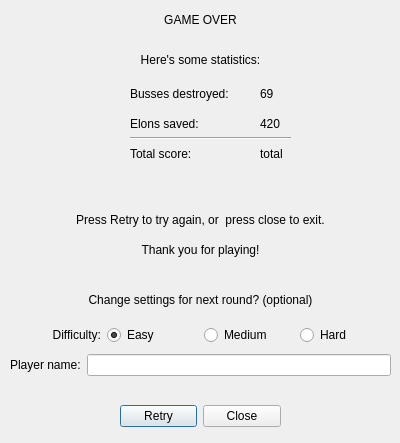
<?xml version="1.0" encoding="UTF-8"?>
<ui version="4.0">
 <class>endDialog</class>
 <widget class="QDialog" name="endDialog">
  <property name="geometry">
   <rect>
    <x>0</x>
    <y>0</y>
    <width>400</width>
    <height>443</height>
   </rect>
  </property>
  <property name="windowTitle">
   <string>NysseMeni</string>
  </property>
  <widget class="QDialogButtonBox" name="buttonBox">
   <property name="geometry">
    <rect>
     <x>120</x>
     <y>400</y>
     <width>161</width>
     <height>32</height>
    </rect>
   </property>
   <property name="orientation">
    <enum>Qt::Horizontal</enum>
   </property>
   <property name="standardButtons">
    <set>QDialogButtonBox::Close|QDialogButtonBox::Retry</set>
   </property>
  </widget>
  <widget class="QLabel" name="label_2">
   <property name="geometry">
    <rect>
     <x>0</x>
     <y>290</y>
     <width>401</width>
     <height>20</height>
    </rect>
   </property>
   <property name="layoutDirection">
    <enum>Qt::LeftToRight</enum>
   </property>
   <property name="text">
    <string>Change settings for next round? (optional)</string>
   </property>
   <property name="alignment">
    <set>Qt::AlignCenter</set>
   </property>
  </widget>
  <widget class="QLabel" name="label_3">
   <property name="geometry">
    <rect>
     <x>0</x>
     <y>10</y>
     <width>401</width>
     <height>20</height>
    </rect>
   </property>
   <property name="text">
    <string>GAME OVER</string>
   </property>
   <property name="alignment">
    <set>Qt::AlignCenter</set>
   </property>
  </widget>
  <widget class="QLabel" name="label_4">
   <property name="geometry">
    <rect>
     <x>0</x>
     <y>44</y>
     <width>401</width>
     <height>31</height>
    </rect>
   </property>
   <property name="text">
    <string>Here's some statistics:</string>
   </property>
   <property name="alignment">
    <set>Qt::AlignCenter</set>
   </property>
  </widget>
  <widget class="QLabel" name="label_5">
   <property name="geometry">
    <rect>
     <x>130</x>
     <y>84</y>
     <width>121</width>
     <height>20</height>
    </rect>
   </property>
   <property name="text">
    <string>Busses destroyed:</string>
   </property>
  </widget>
  <widget class="QLabel" name="label_6">
   <property name="geometry">
    <rect>
     <x>130</x>
     <y>114</y>
     <width>121</width>
     <height>20</height>
    </rect>
   </property>
   <property name="text">
    <string>Elons saved:</string>
   </property>
  </widget>
  <widget class="QLabel" name="label_7">
   <property name="geometry">
    <rect>
     <x>130</x>
     <y>144</y>
     <width>121</width>
     <height>20</height>
    </rect>
   </property>
   <property name="text">
    <string>Total score:</string>
   </property>
  </widget>
  <widget class="QLabel" name="busCountLabel">
   <property name="geometry">
    <rect>
     <x>260</x>
     <y>84</y>
     <width>41</width>
     <height>20</height>
    </rect>
   </property>
   <property name="text">
    <string>69</string>
   </property>
  </widget>
  <widget class="QLabel" name="elonCountLabel">
   <property name="geometry">
    <rect>
     <x>260</x>
     <y>114</y>
     <width>51</width>
     <height>20</height>
    </rect>
   </property>
   <property name="text">
    <string>420</string>
   </property>
  </widget>
  <widget class="QLabel" name="totalScoreLabel">
   <property name="geometry">
    <rect>
     <x>260</x>
     <y>144</y>
     <width>63</width>
     <height>20</height>
    </rect>
   </property>
   <property name="text">
    <string>total</string>
   </property>
  </widget>
  <widget class="Line" name="line">
   <property name="geometry">
    <rect>
     <x>130</x>
     <y>130</y>
     <width>161</width>
     <height>16</height>
    </rect>
   </property>
   <property name="orientation">
    <enum>Qt::Horizontal</enum>
   </property>
  </widget>
  <widget class="QLabel" name="label_11">
   <property name="geometry">
    <rect>
     <x>0</x>
     <y>210</y>
     <width>401</width>
     <height>20</height>
    </rect>
   </property>
   <property name="text">
    <string>Press Retry to try again, or  press close to exit.</string>
   </property>
   <property name="alignment">
    <set>Qt::AlignCenter</set>
   </property>
  </widget>
  <widget class="QLabel" name="label_12">
   <property name="geometry">
    <rect>
     <x>0</x>
     <y>240</y>
     <width>401</width>
     <height>20</height>
    </rect>
   </property>
   <property name="text">
    <string>Thank you for playing!</string>
   </property>
   <property name="alignment">
    <set>Qt::AlignCenter</set>
   </property>
  </widget>
  <widget class="QLabel" name="newHsLablel">
   <property name="geometry">
    <rect>
     <x>140</x>
     <y>170</y>
     <width>141</width>
     <height>20</height>
    </rect>
   </property>
   <property name="text">
    <string/>
   </property>
  </widget>
  <widget class="QWidget" name="horizontalLayoutWidget">
   <property name="geometry">
    <rect>
     <x>10</x>
     <y>320</y>
     <width>381</width>
     <height>30</height>
    </rect>
   </property>
   <layout class="QHBoxLayout" name="horizontalLayout">
    <item>
     <widget class="QLabel" name="difficultyLabel">
      <property name="layoutDirection">
       <enum>Qt::LeftToRight</enum>
      </property>
      <property name="text">
       <string>Difficulty:</string>
      </property>
      <property name="alignment">
       <set>Qt::AlignRight|Qt::AlignTrailing|Qt::AlignVCenter</set>
      </property>
     </widget>
    </item>
    <item>
     <widget class="QRadioButton" name="EasyRadioButton">
      <property name="text">
       <string>Easy</string>
      </property>
      <property name="checked">
       <bool>true</bool>
      </property>
     </widget>
    </item>
    <item>
     <widget class="QRadioButton" name="mediumRadioButton">
      <property name="text">
       <string>Medium</string>
      </property>
     </widget>
    </item>
    <item>
     <widget class="QRadioButton" name="hardRadioButton">
      <property name="text">
       <string>Hard</string>
      </property>
     </widget>
    </item>
   </layout>
  </widget>
  <widget class="QWidget" name="horizontalLayoutWidget_2">
   <property name="geometry">
    <rect>
     <x>10</x>
     <y>350</y>
     <width>381</width>
     <height>30</height>
    </rect>
   </property>
   <layout class="QHBoxLayout" name="horizontalLayout_2">
    <item>
     <widget class="QLabel" name="label">
      <property name="text">
       <string>Player name:</string>
      </property>
     </widget>
    </item>
    <item>
     <widget class="QLineEdit" name="newPlayerNameLine"/>
    </item>
   </layout>
  </widget>
 </widget>
 <resources/>
 <connections>
  <connection>
   <sender>buttonBox</sender>
   <signal>accepted()</signal>
   <receiver>endDialog</receiver>
   <slot>accept()</slot>
   <hints>
    <hint type="sourcelabel">
     <x>248</x>
     <y>254</y>
    </hint>
    <hint type="destinationlabel">
     <x>157</x>
     <y>274</y>
    </hint>
   </hints>
  </connection>
  <connection>
   <sender>buttonBox</sender>
   <signal>rejected()</signal>
   <receiver>endDialog</receiver>
   <slot>reject()</slot>
   <hints>
    <hint type="sourcelabel">
     <x>316</x>
     <y>260</y>
    </hint>
    <hint type="destinationlabel">
     <x>286</x>
     <y>274</y>
    </hint>
   </hints>
  </connection>
 </connections>
</ui>
